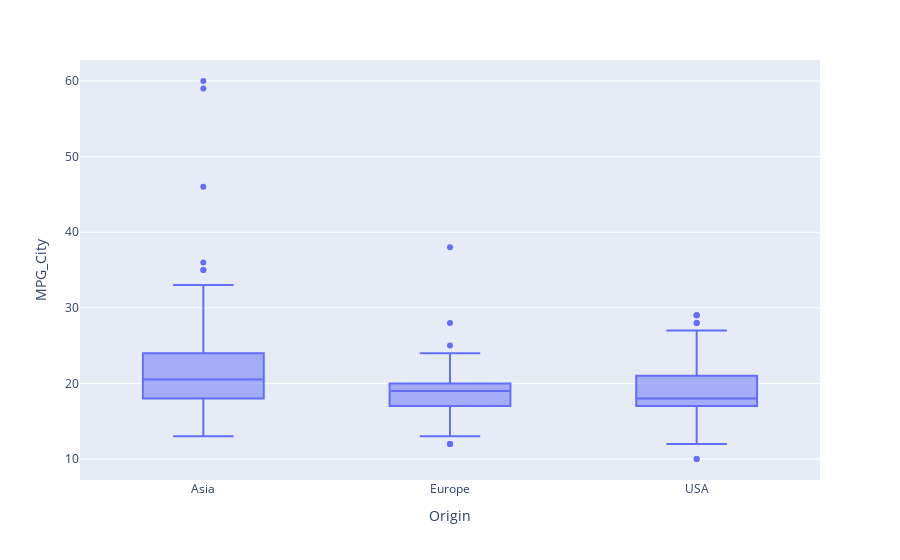

Notebook code cell kept with this figure:
### Code cell
fig = px.box(df, x="Origin", y="MPG_City")
fig.show()

### Figure 1 — Plotly figure (JSON) as saved in the notebook; plotly's stock layout.template omitted (floating-point values rounded to 4 significant figures; data arrays with more than 128 entries replaced by an {"elided": "..."} marker saying what was removed)
{"data": [{"alignmentgroup": "True", "hovertemplate": "Origin=%{x}<br>MPG_City=%{y}<extra></extra>", "legendgroup": "", "marker": {"color": "#636efa"}, "name": "", "notched": false, "offsetgroup": "", "orientation": "v", "showlegend": false, "type": "box", "x": {"elided": "428 str values"}, "x0": " ", "xaxis": "x", "y": {"elided": "428 int values"}, "y0": " ", "yaxis": "y"}], "layout": {"boxmode": "group", "legend": {"tracegroupgap": 0}, "margin": {"t": 60}, "xaxis": {"anchor": "y", "domain": [0, 1], "title": {"text": "Origin"}}, "yaxis": {"anchor": "x", "domain": [0, 1], "title": {"text": "MPG_City"}}}}
